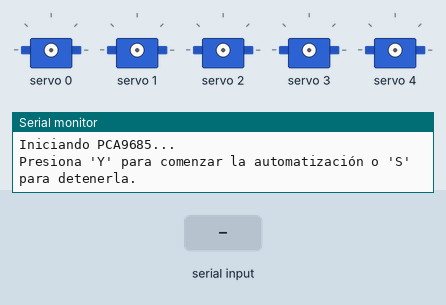
Recording of a sketch running on a simulated Arduino Uno, built with avr-gcc and run on an emulated ATmega328P. Parts: 5 × servo, the last lines printed to the serial monitor. The test bench sets the inputs (shaded band).

Above: at 1.2 s.
1.3 s: "Y" received over Serial
At 3.3 s:
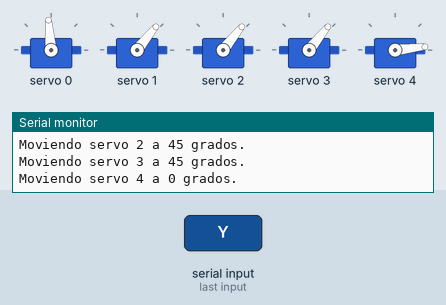
6.2 s: "y" received over Serial
At 9.3 s:
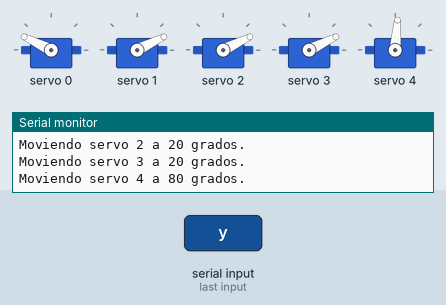
Timing chart, 0 to 11.0 s (numbered marks = the images above; inputs shaded):
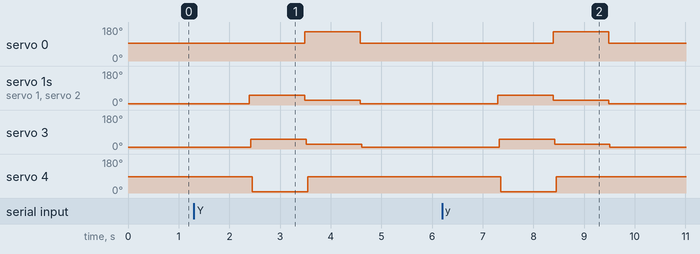

The sketch:

Manual_Control.ino
```cpp
#include <Wire.h>
#include <Adafruit_PWMServoDriver.h>

Adafruit_PWMServoDriver pwm;

// Definición de los límites de pulso para los servos
const int SERVOMIN = 150; // Pulso 'ínimo' en microsegundos
const int SERVOMAX = 600; // Pulso 'áximo' en microsegundos

// Limites específicos de cada servo
enum ServoLimits {
  SERVO0_MIN = 0,
  SERVO0_MAX = 180,
  SERVO1_MIN = 0,
  SERVO1_MAX = 85,
  SERVO2_MIN = 0,
  SERVO2_MAX = 90,
  SERVO3_MIN = 2,
  SERVO3_MAX = 90,
  SERVO4_MIN = 0,
  SERVO4_MAX = 80
};

bool automationActive = false;

void setup() {
  Serial.begin(9600);
  Serial.println("Iniciando PCA9685...");

  pwm.begin();
  pwm.setPWMFreq(60);  // Frecuencia PWM estándar para servos

  Serial.println("Presiona 'Y' para comenzar la automatización o 'S' para detenerla.");
}

void loop() {
  if (Serial.available()) {
    char input = Serial.read();

    if (input == 'Y' || input == 'y') {
      automationActive = true;
      executeSequence();
    }

    if (input == 'S' || input == 's') {
      automationActive = false;
      Serial.println("Automatización detenida.");
    }
  }
}

void moveServo(int servo, int angle) {
  int pulseLength = map(angle, 0, 180, SERVOMIN, SERVOMAX);
  pwm.setPWM(servo, 0, pulseLength);
  Serial.print("Moviendo servo ");
  Serial.print(servo);
  Serial.print(" a ");
  Serial.print(angle);
  Serial.println(" grados.");
}

void executeSequence() {
  // Posición inicial
  int initialAngles[] = {90, 0, 0, 2, 80};
  for (int i = 0; i < 5; i++) {
    moveServo(i, initialAngles[i]);
  }
  delay(1000);

  // Mover brazo a la posición del objeto
  int objectAngles[] = {90, 45, 45, 45, 0};
  for (int i = 0; i < 5; i++) {
    moveServo(i, objectAngles[i]);
  }
  delay(1000);

  // Mover brazo a la posición de destino
  int destinationAngles[] = {150, 20, 20, 20, 80};
  for (int i = 0; i < 5; i++) {
    moveServo(i, destinationAngles[i]);
  }
  delay(1000);

  // Regresar a la posición inicial
  for (int i = 0; i < 5; i++) {
    moveServo(i, initialAngles[i]);
  }
}
```

Measured:
- after the input at 1.3 s, servo 0: 95° → 154° after 2.2 s, → 95° 1.1 s later; servo 1, servo 2: 6° → 51° after 1.1 s, → 26° 1.1 s later, → 6° 1.1 s later; servo 3: 8° → 51° after 1.1 s, → 26° 1.1 s later, → 8° 1.1 s later; servo 4: 85° → 6° after 1.2 s, → 85° 1.1 s later
- after the input at 6.2 s, servo 0: 95° → 154° after 2.2 s, → 95° 1.1 s later; servo 1, servo 2: 6° → 51° after 1.1 s, → 26° 1.1 s later, → 6° 1.1 s later; servo 3: 8° → 51° after 1.1 s, → 26° 1.1 s later, → 8° 1.1 s later; servo 4: 85° → 6° after 1.2 s, → 85° 1.1 s later
